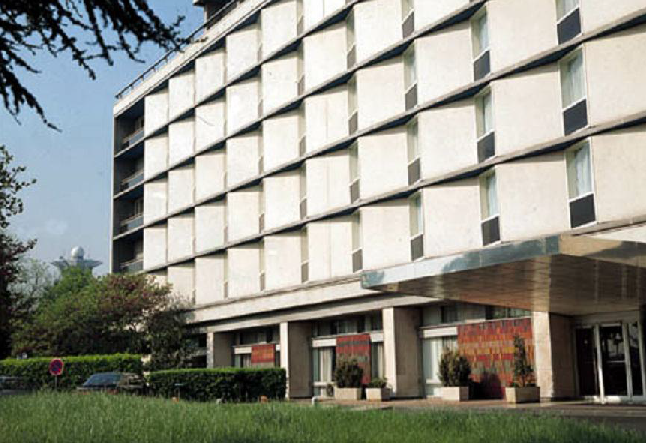
//> input picture Fallidos a retomar/OpenCv/Trabajos Practicos/Tp5 Canny/img.png, 646 x 443 px
$ ./main   (built with g++ and OpenCV 4)
//> lines starting //> are read from the running program, lines starting //| are printed output that depends on the picture
#include "opencv2/opencv.hpp"
#include "opencv2/highgui/highgui.hpp"

using namespace cv;
//Este programa usa la funcion canny para detectar lineas
//En la carpeta hay un bloc de notas con dos link que explica como funciona y se llama
//"Funcio Canny

int main(int argc, char** argv)
{
	Mat Imagen=imread("img.png",0); //"cero" para que tengo un solo canal y sea en blanco y negro
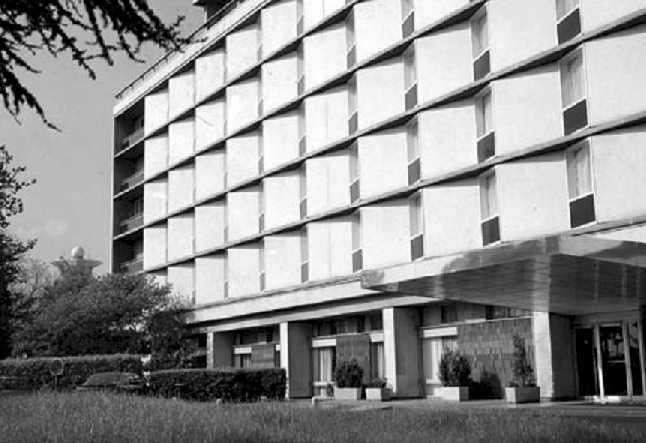
//> Imagen: 443 rows x 646 cols, CV_8UC1; min 0, max 255, mean 143.9
	double Limite_Inferior=50,Limite_Superior=500; //Defino lso limites en pixeles sobre los cuales estaran lso minimos y maximos
	namedWindow("Tp5 Canny",CV_WINDOW_AUTOSIZE);
	// [4 lines of commented-out code are left out]
	Canny(Imagen,Imagen,Limite_Inferior,Limite_Superior,3,true); //Aplico el detector de linea y lo guarda en Imagen
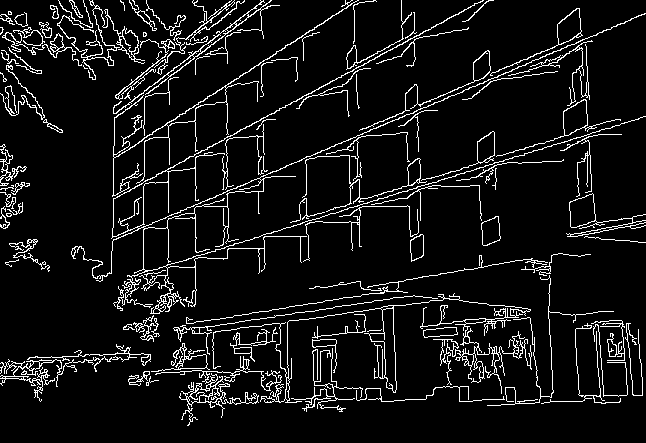
//> Imagen: 443 rows x 646 cols, CV_8UC1; 7.9% white in thin lines or dots
	imshow("Tp5 Canny",Imagen);
	waitKey(0);
	return 0;
}
